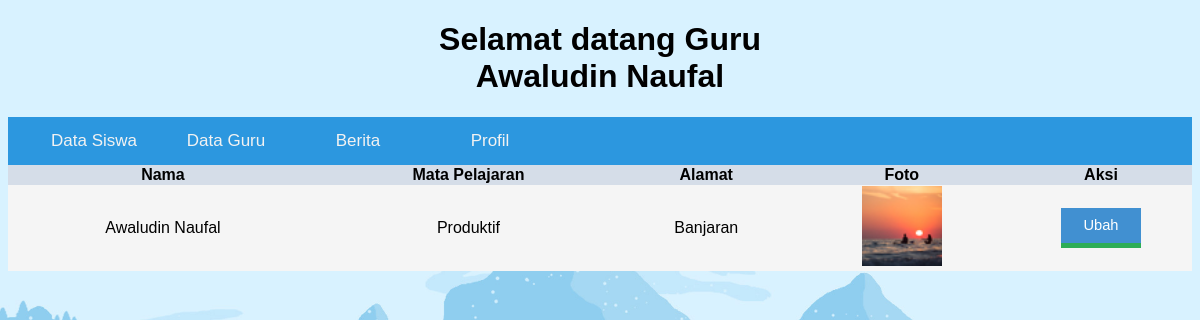
The page /login/dashboard/guru/index.php?menu=profil (signed in) on the database its author committed.
### tables this page shows
CREATE TABLE `user` (
  `kode` int(5) NOT NULL,
  `username` varchar(30) DEFAULT NULL,
  `password` varchar(50) DEFAULT NULL,
  `nama` varchar(30) DEFAULT NULL,
  `level` varchar(10) DEFAULT NULL,
  `kelas` varchar(15) NOT NULL,
  `alamat` text NOT NULL,
  `gambar` varchar(50) NOT NULL
);

### login/dashboard/guru/profil.php (the view)
<table width="100%" cellspacing="0">
		<tr>
			<th>Nama</th>
			<th>Mata Pelajaran</th>
			<th>Alamat</th>
			<th>Foto</th>
			<th colspan="2">Aksi</th>
		</tr>
		<?php
			include "koneksi.php";
			$kode = $_SESSION['kode'];
			$sql = mysqli_query($koneksi, "SELECT * FROM user WHERE kode = $kode");
			$data = mysqli_fetch_array($sql);
			?>
				<tr>
				<td align="center"><?= $data['nama'] ?></td>
				<td align="center"><?= $data['kelas'] ?></td>
				<td align="center"><?= $data['alamat'] ?></td>
				<td align="center"><img src="../images/<?= $data['gambar'] ?>" height=80></td>
				<td align="center" width="180px"><a href="form_ubah_profil.php?kode=<?= $data['kode']; ?> "><button class="tombol_ubah">Ubah</button></a>
	</table>

### login/dashboard/guru/index.php (shortened to what this page needs)
<!DOCTYPE html>
<html>
<head>
	<link rel="stylesheet" type="text/css" href="style.css">
</head>
<body>
	<?php
		include "koneksi.php";
		$kode = $_SESSION['kode'];
			$sql = mysqli_query($koneksi, "SELECT * FROM user WHERE kode = $kode");
			$data = mysqli_fetch_array($sql);
	 ?>
	<center><h1>Selamat datang <b><?php echo $_SESSION['level'];?><br><?php echo $data['nama'];?></b></h1></center>
	<div id="navbar">
		<div class="nav">
			<a href="index.php?menu=data_siswa">Data Siswa</a>
			<a href="index.php?menu=data_guru">Data Guru</a>
			<a href="index.php?menu=berita">Berita</a>
			<a href="index.php?menu=profil">Profil</a>
		</div>
	</div>
	<?php
		if (isset($_GET["menu"])) {
			if ($_GET["menu"] == "data_siswa") {
				include "data_siswa.php";
			}else if ($_GET["menu"] == "data_guru") {
				include "data_guru.php";
			}else if ($_GET["menu"] == "berita") {
				include "berita.php";
			}else if ($_GET["menu"] == "profil") {
				include "profil.php";
			}
		}
	?>
</body>
</html>

### login/dashboard/guru/style.css (style rules this page uses)
* { font-family: Arial; }
#navbar { overflow: hidden; background-color: #2c97df; }
#navbar a { float: left; display: block; color: #f2f2f2; text-align: center; padding: 14px 16px; text-decoration: none; font-size: 17px; }
.nav { width: 1400px; margin-left: 20px; margin-right: 20px; }
.nav a { width: 100px; }
body { background: url(bg.jpg); background-repeat: no-repeat; background-size: cover; }
table tr:nth-child(even) { background: #f5f5f5; }
table tr:nth-child(odd) { background: #d5dde8; }
.tombol_ubah { width: 80px; height: 40px; background: #4190d1; color:white; border-top: 0; border-left: 0; border-right: 0; border-bottom: 5px solid #2dad56; text-decoration: none; font-family: sans-serif; font-size: 11pt; transition: 0.5s; }

### rows shown on the page
user: nama "Awaludin Naufal", kelas "Produktif", alamat "Banjaran", gambar (picture)

### other values the page prints
$_SESSION['level'] "Guru"
